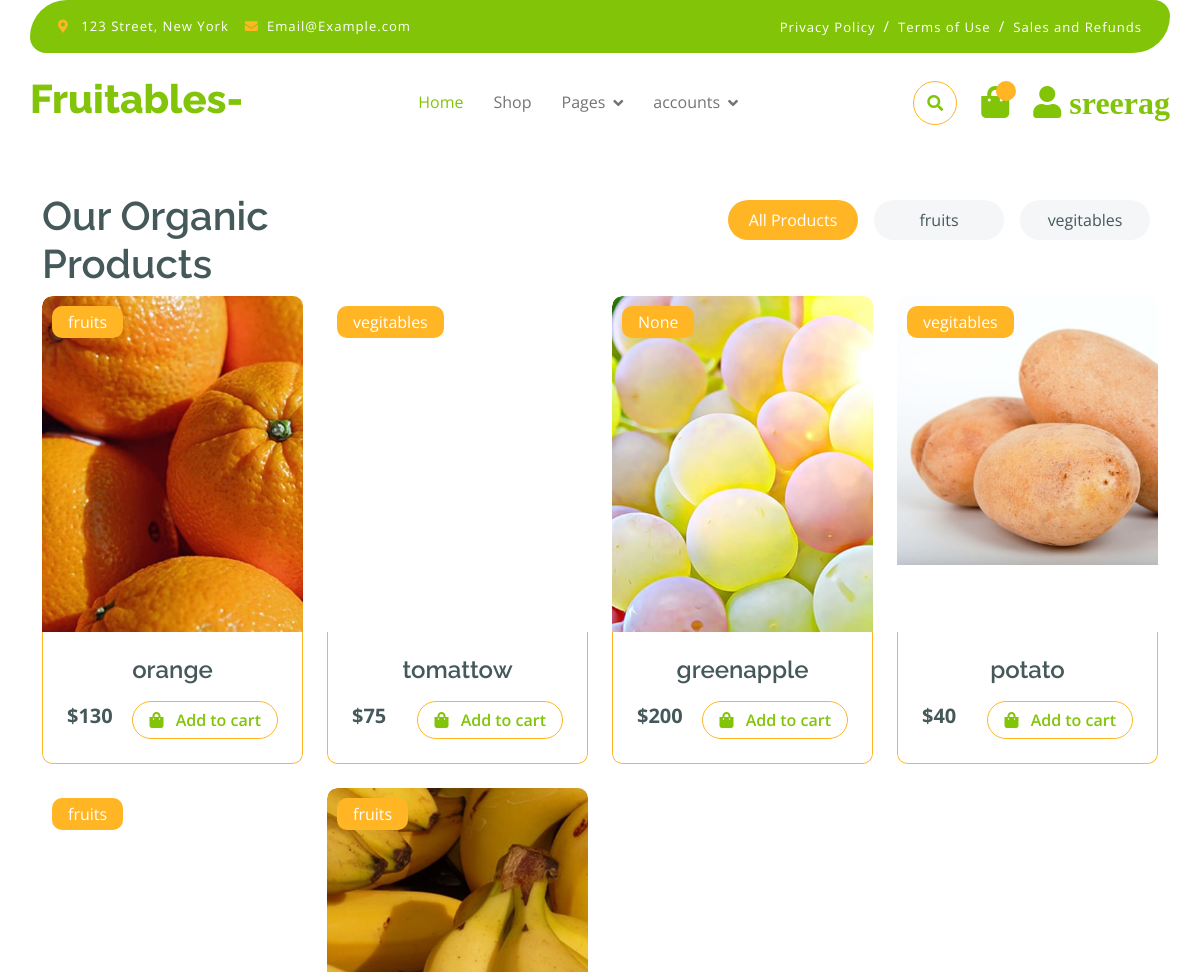
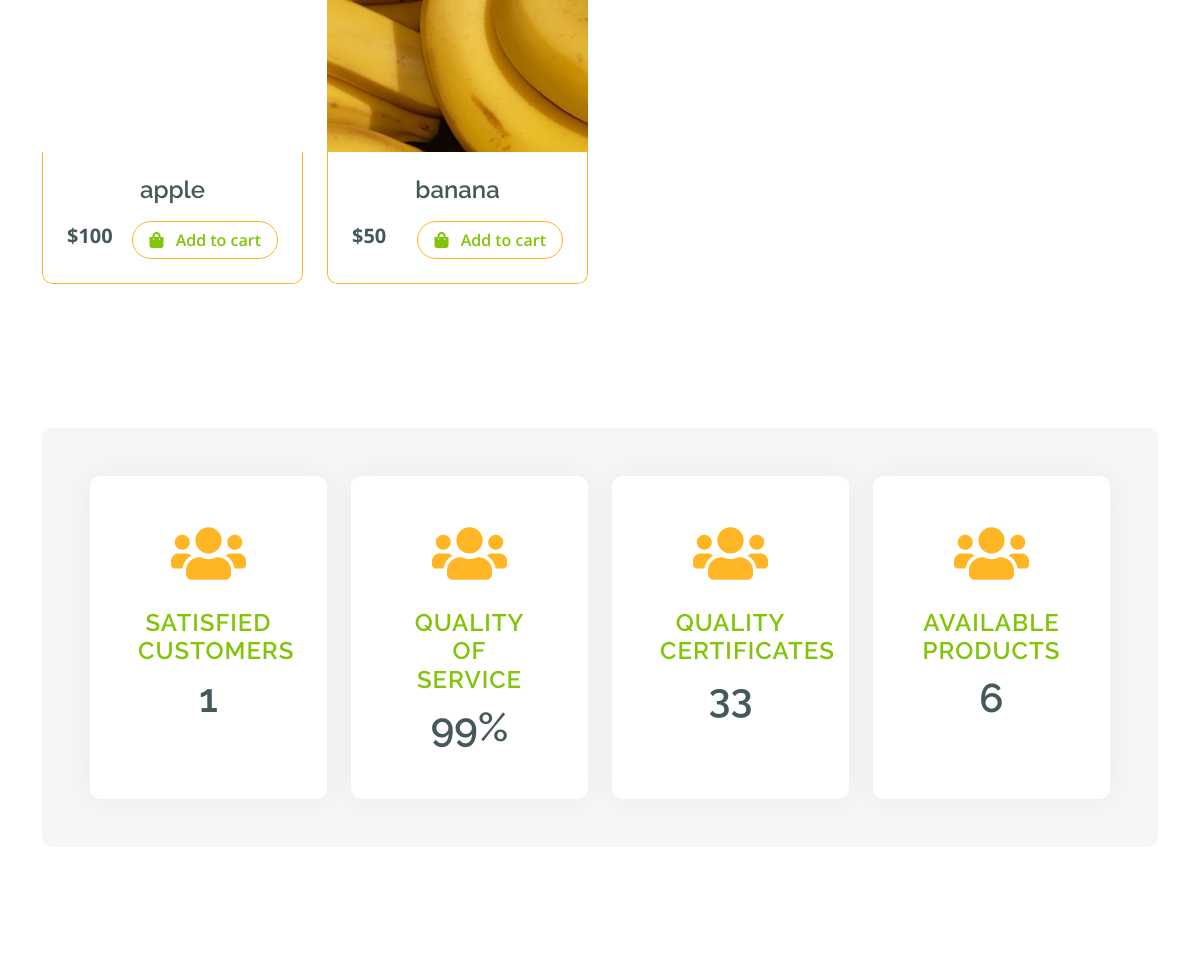
Page / (signed in, upper part) on the earlier database version (2 pictures, top to bottom).
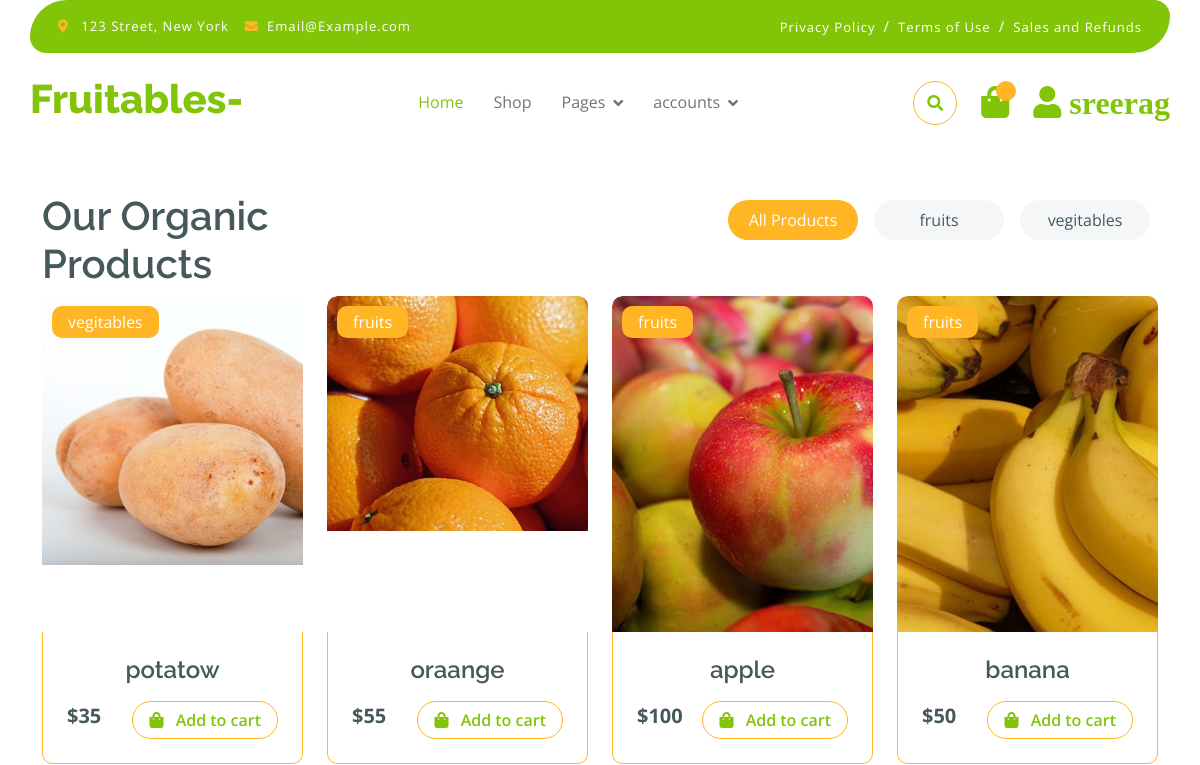
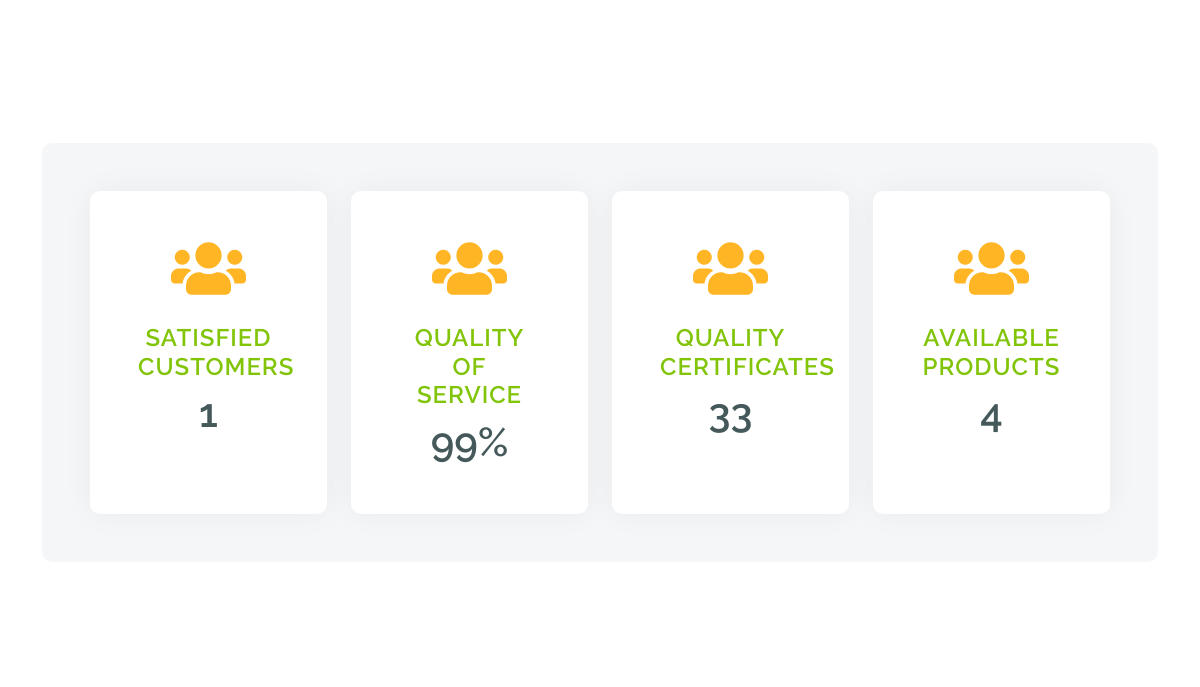
Same page on the later database version (2 pictures, top to bottom).
### app/models.py (models this page shows, shortened)
class Category(models.Model):
    name = models.CharField(max_length=50)
    def __str__(self):
        return self.name

class Product(models.Model):
    name = models.CharField(max_length=50, blank=True, null=True)
    desc = models.TextField(blank=True, null=True)
    price = models.IntegerField(blank=True, null=True)
    image = models.ImageField(
        upload_to='images', default='image not available')
    thumbnails = models.ImageField(upload_to='thumbnail', blank=True)
    categ = models.ForeignKey(
        'category', on_delete=models.CASCADE, blank=True, null=True)
    created = models.DateTimeField(auto_now=True)
    class Meta:
        ordering = ['-created']

### app/views.py (the view)
# urls.py: path('',index,name='index'),
@login_required(login_url='login')
def index(request, **kwargs):
    user = User.objects.all().count()
    category = Category.objects.all()
    products = Product.objects.all()
    total_products = products.count()
    context = {'products': products, 'category': category,
               'user': user, 'total_products': total_products}
    return render(request, 'products.html', context)

### templates/products.html (shortened to what this page needs)
{% extends "index.html" %}
{% block products %}
<br>
<br>
<br><br>
<div class="container-fluid fruite py-5">
    <div class="container py-5">
        <div class="tab-class text-center">
            <div class="row g-4">
                <div class="col-lg-4 text-start">
                    <h1>Our Organic Products</h1>
                </div>
                <div class="col-lg-8 text-end">
                    <ul class="nav nav-pills d-inline-flex text-center mb-5">
                        <li class="nav-item">
                            <a class="d-flex m-2 py-2 bg-light rounded-pill active" data-bs-toggle="pill" href="{% url 'index' %}">
                                <span class="text-dark" style="width: 130px;">All Products</span>
                            </a>
                        </li>
                        {% for i in category  %}
                          <li class="nav-item">
                            <a class="d-flex py-2 m-2 bg-light rounded-pill"  href="{% url 'productfilter' i.id %}">
                                <span class="text-dark" style="width: 130px;">{{i.name}}</span>
                            </a>
                        </li>
                        {% endfor %}
                    </ul>
                </div>
            </div>
              <div class="tab-content">
                <div id="tab-1" class="tab-pane fade show p-0 active">
                    <div class="row g-4">
                        <div class="col-lg-12">
                            <div class="row g-4">
                              {% for i in products  %}
                                <div class="col-md-6 col-lg-4 col-xl-3" >
                                  <a href="{% url 'shopdetails' i.id %}">
                                    <div class="rounded position-relative fruite-item" >
                                        <div class="fruite-img">
                                            <img src="{{i.image.url}}" class="img-fluid  rounded-top" alt="">
                                        </div>
                                        <div class="text-white bg-secondary px-3 py-1 rounded position-absolute" style="top: 10px; left: 10px;">{{i.categ}}</div>
                                        <div class="p-4 border border-secondary border-top-0 rounded-bottom">
                                            <h4>{{i.name}}</h4>
                                            <div class="d-flex justify-content-between flex-lg-wrap">
                                                <p class="text-dark fs-5 fw-bold mb-0"> ${{i.price}}</p>
                                                <a href="{% url 'addtocart' i.id %}" class="btn border border-secondary rounded-pill px-3 text-primary"><i class="fa fa-shopping-bag me-2 text-primary"></i> Add to cart</a>
                                            </div>
                                        </div>
                                    </div>
                                  </a>
                                </div>
                              {%endfor%}
                            </div>
                        </div>
                    </div>
                </div>
            </div>
        </div>
    </div>
  </div>
  <div class="container-fluid py-5">
    <div class="container">
      <div class="bg-light p-5 rounded">
        <div class="row g-4 justify-content-center">
          <div class="col-md-6 col-lg-6 col-xl-3">
            <div class="counter bg-white rounded p-5">
              <i class="fa fa-users text-secondary"></i>
              <h4>satisfied customers</h4>
              <h1>{{user}}</h1>
            </div>
          </div>
          <div class="col-md-6 col-lg-6 col-xl-3">
            <div class="counter bg-white rounded p-5">
              <i class="fa fa-users text-secondary"></i>
              <h4>quality of service</h4>
              <h1>99%</h1>
            </div>
          </div>
          <div class="col-md-6 col-lg-6 col-xl-3">
            <div class="counter bg-white rounded p-5">
              <i class="fa fa-users text-secondary"></i>
              <h4>quality certificates</h4>
              <h1>33</h1>
            </div>
          </div>
          <div class="col-md-6 col-lg-6 col-xl-3">
            <div class="counter bg-white rounded p-5">
              <i class="fa fa-users text-secondary"></i>
              <h4>Available Products</h4>
              <h1>{{total_products}}</h1>
            </div>
          </div>
        </div>
      </div>
    </div>
  </div>
     <div class="container-fluid featurs py-5">
      <div class="container py-5">
        <div class="row g-4">
        </div>
      </div>
    </div>
{% endblock products %}

### templates/index.html (shortened to what this page needs)
{% load static %}
<!DOCTYPE html>
<html lang="en">
  <head>
    <link
      rel="stylesheet"
      href="https://use.fontawesome.com/releases/v5.15.4/css/all.css"
    />
    <link
      href="https://cdn.jsdelivr.net/npm/bootstrap-icons@1.4.1/font/bootstrap-icons.css"
      rel="stylesheet"
    />
    <link
      href="{% static 'lib/lightbox/css/lightbox.min.css' %}"
      rel="stylesheet"
    />
    <link
      href="{% static 'lib/owlcarousel/assets/owl.carousel.min.css' %}"
      rel="stylesheet"
    />
    <link href="{% static 'css1/bootstrap.min.css' %}" rel="stylesheet" />
    <link href="{% static 'css1/style.css' %}" rel="stylesheet" />
  </head>
  <body>
    <div class="container-fluid fixed-top">
      <div class="container topbar bg-primary d-none d-lg-block">
        <div class="d-flex justify-content-between">
          <div class="top-info ps-2">
            <small class="me-3"
              ><i class="fas fa-map-marker-alt me-2 text-secondary"></i>
              <a href="#" class="text-white">123 Street, New York</a></small
            >
            <small class="me-3"
              ><i class="fas fa-envelope me-2 text-secondary"></i
              ><a href="#" class="text-white">Email@Example.com</a></small
            >
          </div>
          <div class="top-link pe-2">
            <a href="#" class="text-white"
              ><small class="text-white mx-2">Privacy Policy</small>/</a
            >
            <a href="#" class="text-white"
              ><small class="text-white mx-2">Terms of Use</small>/</a
            >
            <a href="#" class="text-white"
              ><small class="text-white ms-2">Sales and Refunds</small></a
            >
          </div>
        </div>
      </div>
      <div class="container px-0">
        <nav class="navbar navbar-light bg-white navbar-expand-xl">
          <a href="index.html" class="navbar-brand"
            ><h1 class="text-primary display-6">Fruitables-</h1></a
          >
          <div class="collapse navbar-collapse bg-white" id="navbarCollapse">
            <div class="navbar-nav mx-auto">
              <a href="{% url 'index' %}" class="nav-item nav-link active">Home</a>
              <a href="{% url 'shop' %}" class="nav-item nav-link">Shop</a>
              <div class="nav-item dropdown">
                <a
                  href="#"
                  class="nav-link dropdown-toggle"
                  data-bs-toggle="dropdown"
                  >Pages</a
                >
              </div>
              <div class="nav-item dropdown">
                <a
                  href="#"
                  class="nav-link dropdown-toggle"
                  data-bs-toggle="dropdown"
                  >accounts</a
                >
              </div>
            </div>
            <div class="d-flex m-3 me-0">
              <button
                class="btn-search btn border border-secondary btn-md-square rounded-circle bg-white me-4"
                data-bs-toggle="modal"
                data-bs-target="#searchModal"
              >
                <i class="fas fa-search text-primary"></i>
              </button>
              <a href="{% url 'cart' %}" class="position-relative me-4 my-auto">
                <i class="fa fa-shopping-bag fa-2x"></i>
                <span
                  class="position-absolute bg-secondary rounded-circle d-flex align-items-center justify-content-center text-dark px-1"
                  style="top: -5px; left: 15px; height: 20px; min-width: 20px"
                  >{{cart_count}}</span
                >
              </a>
              <a href="#" class="my-auto">
                <i class="fas fa-user fa-2x"> {{request.user}}</i>
              </a>
            </div>
          </div>
        </nav>
      </div>
    </div>
      {% block products %}
      {% endblock products %}
  </body>
</html>

### static/css1/style.css (style rules this page uses)
.btn { font-weight: 600; transition: .5s; }
.btn-md-square { width: 44px; height: 44px; }
.btn-square, .btn-sm-square, .btn-md-square, .btn-lg-square { padding: 0; display: flex; align-items: center; justify-content: center; font-weight: normal; }
.btn.border-secondary { transition: 0.5s; }
.fixed-top { transition: 0.5s; background: var(--bs-white); border: 0; }
.topbar { padding: 20px; border-radius: 230px 100px; }
.topbar .top-info { font-size: 15px; line-height: 0; letter-spacing: 1px; display: flex; align-items: center; }
.topbar .top-link { font-size: 15px; line-height: 0; letter-spacing: 1px; display: flex; align-items: center; }
.topbar .top-link a { letter-spacing: 1px; }
.navbar .navbar-nav .nav-link { padding: 10px 15px; font-size: 16px; transition: .5s; }
.navbar { height: 100px; border-bottom: 1px solid rgba(255, 255, 255, .1); }
.navbar .navbar-nav .nav-link:hover, .navbar .navbar-nav .nav-link.active, .fixed-top.bg-white .navbar .navbar-nav .nav-link:hover, .fixed-top.bg-white .navbar .navbar-nav .nav-link.active { color: var(--bs-primary); }
.navbar .dropdown-toggle::after { border: none; content: "\f107"; font-family: "Font Awesome 5 Free"; font-weight: 700; vertical-align: middle; margin-left: 8px; }
.fruite .tab-class .nav-item a.active { background: var(--bs-secondary) !important; }
.fruite .tab-class .nav-item a.active span { color: var(--bs-white) !important; }
.fruite .fruite-item { height: 100%; transition: 0.5s; }
.fruite-img { overflow: hidden; transition: 0.5s; border-radius: 10px 10px 0 0; width: 336px; height: 336px; }
.fruite .fruite-item { overflow: hidden; transition: 0.5s; border-radius: 10px 10px 0 0; }
.fruite .fruite-item .fruite-img img { transition: 0.5s; }
.counter { height: 100%; text-align: center; box-shadow: 0 0 30px rgba(0, 0, 0, 0.05); }
.counter i { font-size: 60px; margin-bottom: 25px; }
.counter h4 { color: var(--bs-primary); letter-spacing: 1px; text-transform: uppercase; }
.counter h1 { margin-bottom: 0; }

Differences in the rows shown:
removed Product: image (picture), categ "fruits", name "orange", price "130"
removed Product: categ "vegitables", name "tomattow", price "75"
removed Product: image (picture), categ "None", name "greenapple", price "200"
removed Product: image (picture), categ "vegitables", name "potato", price "40"
removed Product: categ "fruits", name "apple", price "100"
added Product: image (picture), categ "vegitables", name "potatow", price "35"
added Product: image (picture), categ "fruits", name "oraange", price "55"
added Product: image (picture), categ "fruits", name "apple", price "100"
Other differences:
{{ total_products }}: "6" → "4"
